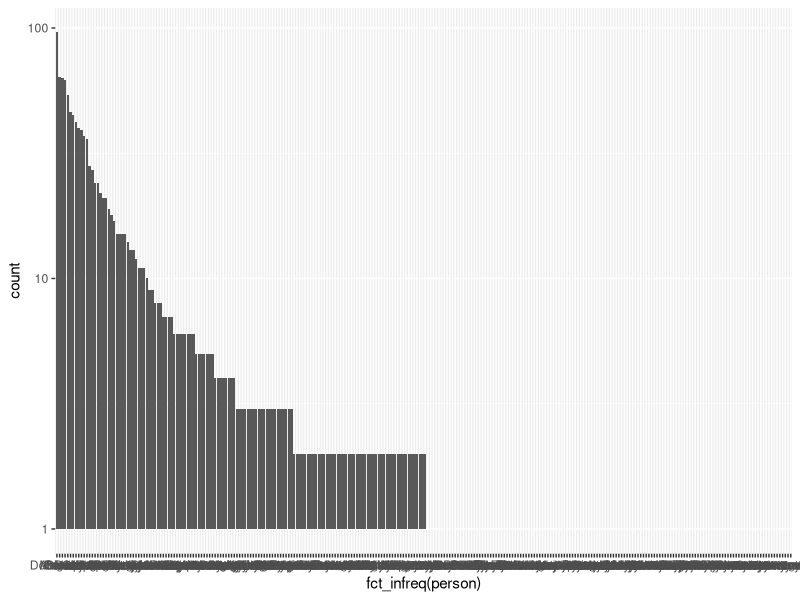
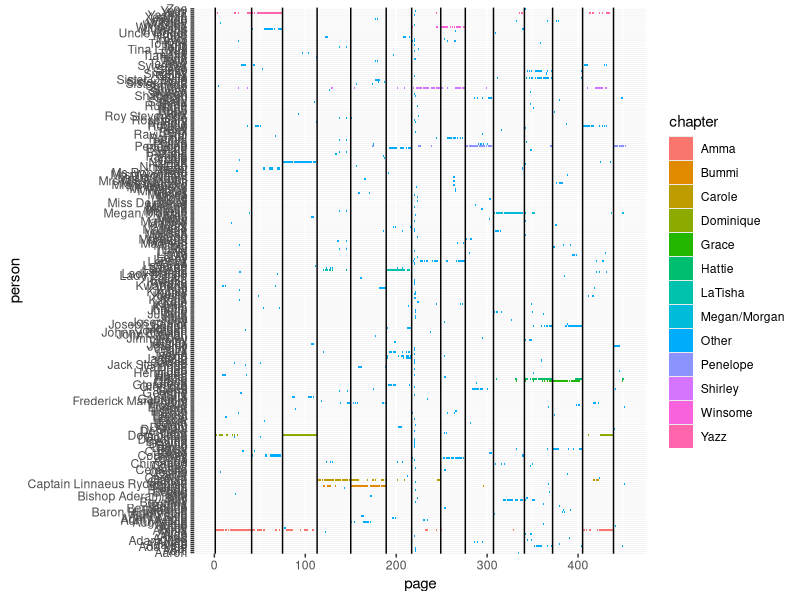

The R source for these figures, in order:
## ---- chunk 1
library(tidyverse)

## ---- chunk 2
presence <- read_csv("data/presence.csv")
## ---- chunk 3
  presence %>%
    group_by(person) %>%
    ggplot(aes(x=fct_infreq(person))) + geom_histogram(stat="count") +
    scale_y_log10()
## ---- chunk 4

book_palette <- tribble(
  ~name, ~color,
  "Amma", "#086DB7",
  "Yaz", "#151358",
  "Dominique", "#FEC305",
  "Carole", "#060605",
  "Bummi", "#F68E8D",
  "LaTisha", "#085BAE",
  "Shirley", "#9E3D38",
  "Winsome", "#5C3248",
  "Penelope", "#232989",
  "Megan/Morgan", "#931416",
  "Hattie", "#D76956",
  "Grace", "#E63F0A"
)


main <- c("Amma","Yazz", "Dominique", "Carole", "Bummi", "LaTisha", "Shirley",   "Winsome", "Penelope", "Megan/Morgan", "Hattie", "Grace")
presence %>% 
     mutate(chapter=if_else(person %in% main, person, "Other")) %>%  
ggplot(aes(y=person, x=page)) + geom_tile(aes(fill=chapter)) + geom_vline(xintercept = c(1,41,75,113,150,189,217,249,276,307,341,372,405,439))
